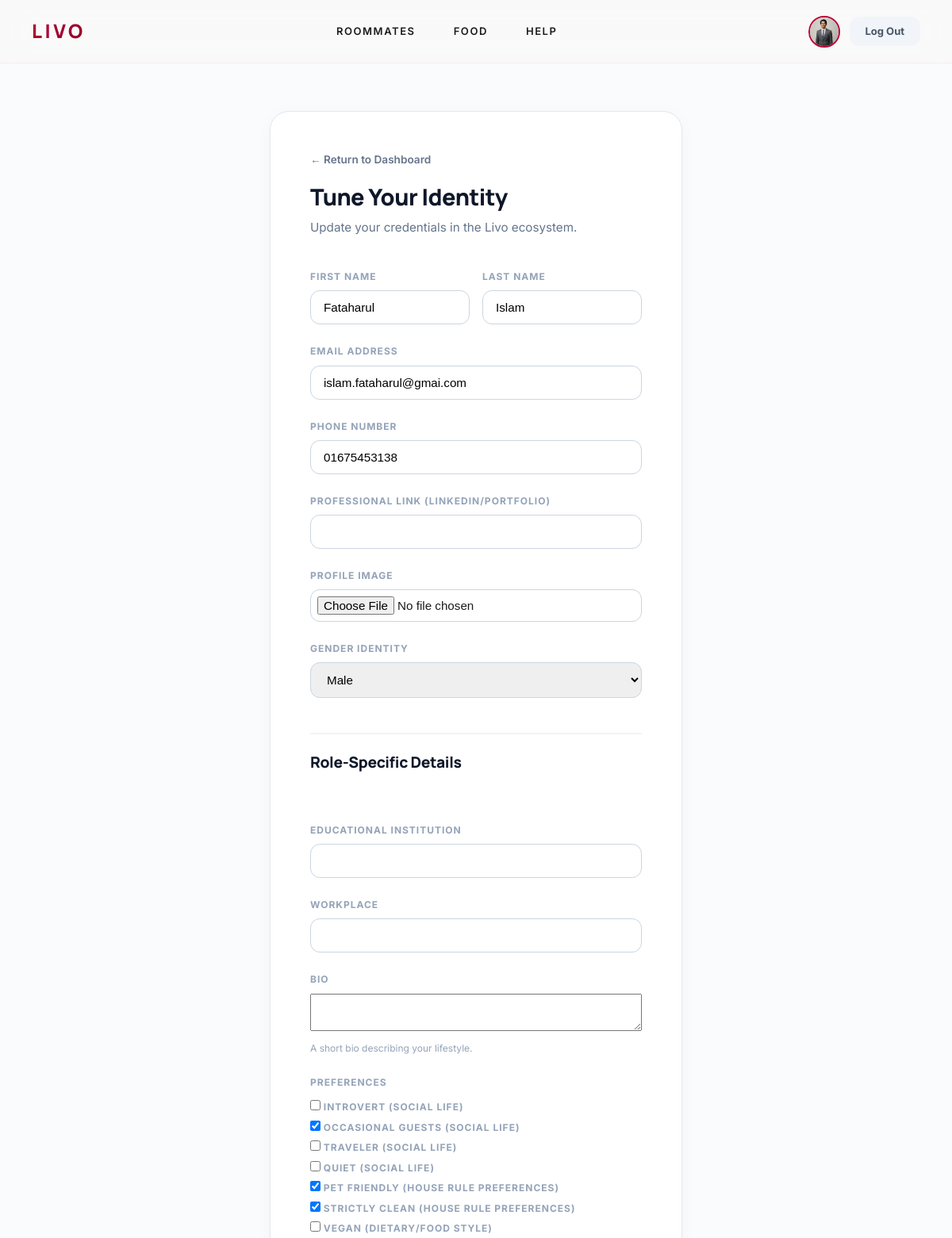
/users/profile/edit/ (signed in, upper part), run on an earlier commit of the app's database.
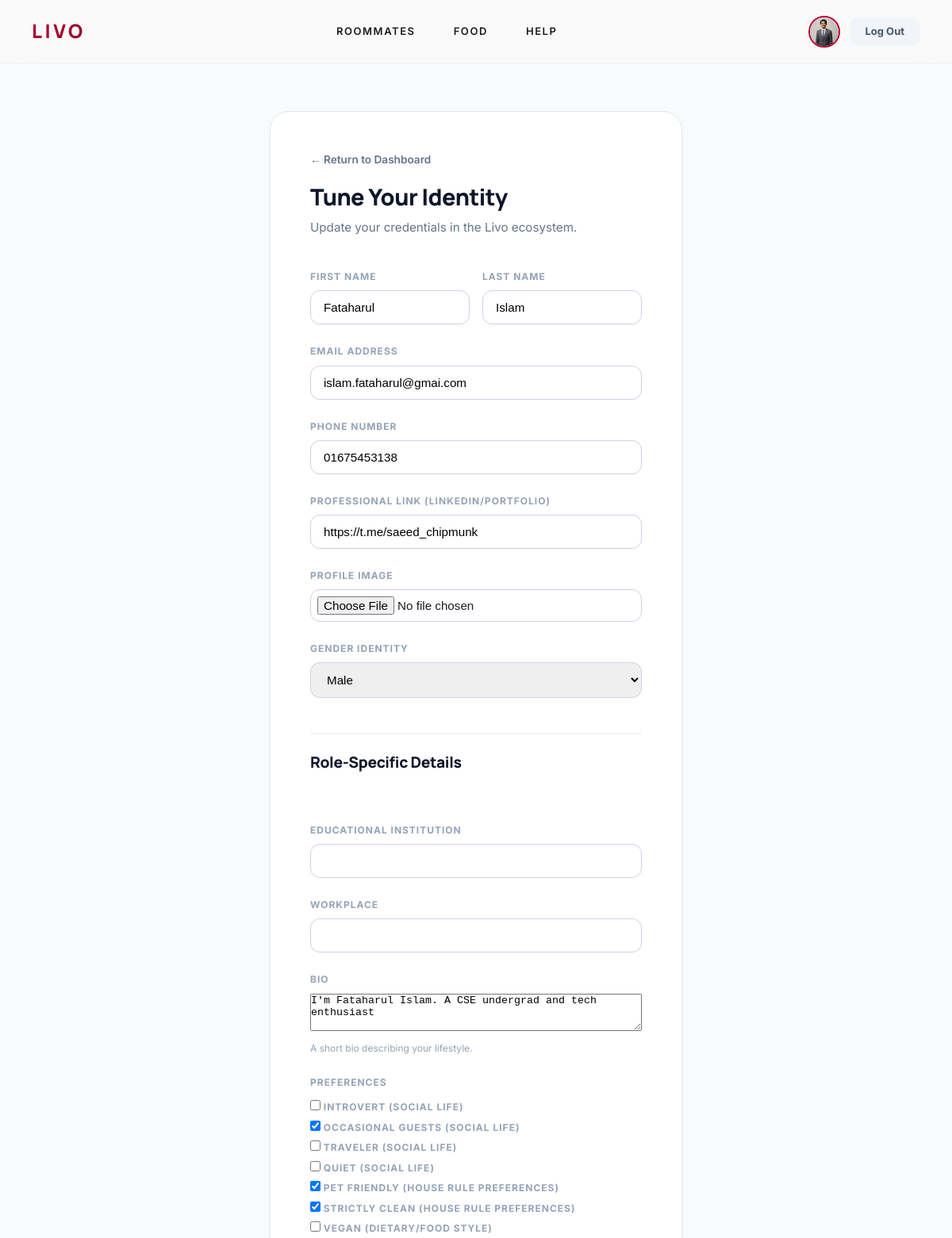
And on a later commit of the database.
### users/models.py (models this page shows, shortened)
class User(AbstractUser):
    ROLE_CHOICES = [
        ('ROOMMATE', 'Roommate'),
        ('HOUSE_OWNER', 'House Owner'),
        ('HOUSE_HELP', 'House Help'),
        ('VENDOR', 'Vendor'),
    ]
    GENDER_CHOICES = [
        ('MALE', 'Male'),
        ('FEMALE', 'Female'),
        ('OTHER', 'Other'),
    ]
    first_name = models.CharField(max_length=100)
    last_name = models.CharField(max_length=100)
    email = models.EmailField(unique=True)
    contact_link = models.URLField(blank=True, null=True)
    profile_image = models.ImageField(upload_to='profile_images/', blank=True, null=True)
    phone = models.CharField(max_length=15, blank=True)
    gender = models.CharField(max_length=10, choices=GENDER_CHOICES, blank=True)
    role = models.CharField(max_length=20, choices=ROLE_CHOICES)
    verification_status = models.BooleanField(default=False)
    created_at = models.DateTimeField(auto_now_add=True)
    updated_at = models.DateTimeField(auto_now=True)

class LifestylePreference(models.Model):
    user = models.OneToOneField(User, on_delete=models.CASCADE, related_name='lifestyle_preference')
    educational_institution = models.CharField(max_length=255, blank=True, null=True)
    workplace = models.CharField(max_length=255, blank=True, null=True)
    bio = models.TextField(max_length=500, blank=True, null=True, help_text="A short bio describing your lifestyle.")
    preferences = models.ManyToManyField(PreferenceTag, blank=True, related_name='users_with_preference')

### users/views.py (the view)
# urls.py: path('profile/edit/', views.edit_profile, name='edit_profile'),
@login_required
def edit_profile(request):
    user = request.user
    profile_instance = None
    profile_form_class = None
    if user.role == 'HOUSE_HELP':
        profile_instance = getattr(user, 'househelp', None)
        profile_form_class = HousehelpProfileForm
    elif user.role == 'ROOMMATE':
        profile_instance = getattr(user, 'lifestyle_preference', None)
        profile_form_class = LifestylePreferenceForm
    if request.method == 'POST':
        form = ProfileUpdateForm(request.POST, request.FILES, instance=user)
        profile_form = None
        if profile_form_class:
            profile_form = profile_form_class(request.POST, instance=profile_instance)
        if form.is_valid() and (not profile_form or profile_form.is_valid()):
            form.save()
            if profile_form:
                profile_form.save()
            return redirect('dashboard')
    else:
        form = ProfileUpdateForm(instance=user)
        profile_form = None
        if profile_form_class:
            profile_form = profile_form_class(instance=profile_instance)
    return render(request, 'edit_profile.html', {
        'form': form,
        'profile_form': profile_form
    })

### users/forms.py
class ProfileUpdateForm(forms.ModelForm):
    class Meta:
        model = User
        fields = ("first_name", "last_name", "email", "phone", "profile_image", "contact_link", "gender")
        widgets = {
            'first_name': forms.TextInput(attrs={'class': 'form-control'}),
            'last_name': forms.TextInput(attrs={'class': 'form-control'}),
            'email': forms.EmailInput(attrs={'class': 'form-control'}),
            'phone': forms.TextInput(attrs={'class': 'form-control'}),
            'contact_link': forms.URLInput(attrs={'class': 'form-control'}),
            'profile_image': forms.FileInput(attrs={'class': 'form-control'}),
            'gender': forms.Select(attrs={'class': 'form-select'}),
        }

### users/models.py (called while the page is built)
    def __str__(self):
        return f"{self.name} ({self.get_category_display()})"

### templates/edit_profile.html (shortened to what this page needs)
{% extends 'base.html' %}
{% load static %}
{% block content %}
<div class="edit-profile-simple">
    <div class="container tiny-container">
        <div class="edit-card">
            <header class="edit-header">
                <a href="{% url 'dashboard' %}" class="back-link">← Return to Dashboard</a>
                <h1>Tune Your Identity</h1>
                <p>Update your credentials in the Livo ecosystem.</p>
            </header>
            <form method="post" enctype="multipart/form-data" class="profile-form">
                <div class="form-layout-vertical">
                    <div class="field-row">
                        <div class="field-item">
                            <label>First Name</label>
                            {{ form.first_name }}
                        </div>
                        <div class="field-item">
                            <label>Last Name</label>
                            {{ form.last_name }}
                        </div>
                    </div>
                    <div class="field-item">
                        <label>Email Address</label>
                        {{ form.email }}
                    </div>
                    <div class="field-item">
                        <label>Phone Number</label>
                        {{ form.phone }}
                    </div>
                    <div class="field-item">
                        <label>Professional Link (LinkedIn/Portfolio)</label>
                        {{ form.contact_link }}
                    </div>
                    <div class="field-item">
                        <label>Profile Image</label>
                        <div class="image-upload-wrapper">
                            {{ form.profile_image }}
                        </div>
                    </div>
                    <div class="field-item">
                        <label>Gender Identity</label>
                        {{ form.gender }}
                    </div>
                    {% if profile_form %}
                        <div class="profile-separator" style="margin: 20px 0; border-top: 2px solid #f1f5f9; padding-top: 20px;">
                            <h2 style="font-size: 1.2rem; font-weight: 800; color: #0f172a; margin-bottom: 16px;">Role-Specific Details</h2>
                        </div>
                        {% for field in profile_form %}
                            <div class="field-item {% if field.field.widget.input_type == 'checkbox' and not field.field.widget.allow_multiple_selected %}checkbox-row{% endif %}">
                                <label>{{ field.label }}</label>
                                {{ field }}
                                {% if field.help_text %}
                                    <small style="color: #94a3b8; font-size: 0.75rem; margin-top: 4px;">{{ field.help_text }}</small>
                                {% endif %}
                            </div>
                        {% endfor %}
                    {% endif %}
                </div>
            </form>
        </div>
    </div>
</div>
{% endblock %}

### templates/base.html (shortened to what this page needs)
{% load static %}
<!DOCTYPE html>
<html lang="en">
<head>
    <link rel="stylesheet" href="{% static 'css/variables.css' %}">
    <link rel="stylesheet" href="{% static 'css/style.css' %}">
</head>
<body>
    <header class="header">
        <div class="container nav">
            <a href="/" class="logo">LIVO</a>
            <nav class="nav-links">
                <a href="{% url 'feed' 'ROOM' %}">Roommates</a>
                <a href="{% url 'feed' 'FOOD' %}">Food</a>
                <a href="{% url 'feed' 'HELP' %}">Help</a>
            </nav>
            <div class="nav-actions">
                {% if user.is_authenticated %}
                <a href="{% url 'dashboard' %}" class="nav-profile" title="My Dashboard">
                    {% if user.profile_image %}
                    <img src="{{ user.profile_image.url }}" alt="{{ user.username }}" class="nav-avatar">
                    {% else %}
                    <div class="nav-avatar-fallback">
                        <span>{{ user.first_name|first|default:user.username|first|upper }}</span>
                    </div>
                    {% endif %}
                </a>
                <a href="{% url 'logout' %}" class="btn btn-secondary btn-sm">Log Out</a>
                {% else %}
                <a href="{% url 'login' %}" class="btn btn-secondary btn-sm">Log In</a>
                <a href="{% url 'signup' %}" class="btn btn-primary btn-sm">Sign Up</a>
                {% endif %}
            </div>
        </div>
    </header>
    <main>
        {% block content %}{% endblock %}
    </main>
</body>
</html>

What changed in the data, as far as the page shows it:
changed User "Fataharul": contact_link (not shown) → "https://t.me/saeed_chipmunk"
changed LifestylePreference: bio (not shown) → "I'm Fataharul Islam. A CSE undergrad and tech enthusiast"
